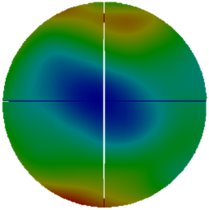
#> input picture uploads/123/image/20251211_111324_brightness_0.5.png, 209 x 210 px
$ python -i data_processing.py   (imports and definitions only)
#> lines starting #> are read from the running program, lines starting #| are printed output that depends on the picture
import json
import math
import random
import re
from pathlib import Path

import pandas as pd
from PIL import Image, ImageFilter, ImageStat


FAULT_KEYWORDS = ["故障", "异常", "报警", "fault", "error", "alarm", "warning"]


# [11 lines left out: function _safe_float, not called in this run]


def _extract_digits(text: str) -> str:
    return "".join(re.findall(r"[0-9.]", str(text)))


def _extract_alpha(text: str) -> str:
    return "".join(re.findall(r"[A-Za-z]+", str(text)))


# [34 lines left out: functions _parse_rated_current, _update_numeric_summary, _summary_metrics, not called in this run]


def _scope_metric_key(value) -> str:
    """将 Sheet 和相位名称转换为正式预警指标使用的键片段。"""
    return str(value or "").strip().replace(" ", "_").replace("相", "") or "unknown"


# [159 lines left out: functions parse_excel_alarm_metrics, parse_excel_file, not called in this run]


def _metric_key(metric_name: str) -> str:
    mapping = {"功率W": "power_w", "功率": "power_w", "电压": "voltage", "电流": "current", "相角": "phase_angle"}
    return mapping.get(str(metric_name).strip(), str(metric_name).strip().lower().replace(" ", "_") or "unknown")


def _metric_value_unit(metric_name: str) -> str:
    mapping = {"功率W": "W", "功率": "W", "电压": "V", "电流": "A", "相角": "°"}
    return mapping.get(str(metric_name).strip(), "")


# [156 lines left out: function _parse_single_sheet, not called in this run]

def analyze_image_file(file_path, file_name: str = "", description: str = "") -> dict:
    """对几何量图片做确定性分析，替代上位机随机判断。"""
#> called with file_name = '', description = ''
    image_path = Path(file_path)
    with Image.open(image_path) as image:
#> image is the input picture: PIL image 209x210 RGB; mean R, G, B 83.2, 148, 111
        rgb_image = image.convert("RGB")
        gray_image = rgb_image.convert("L")
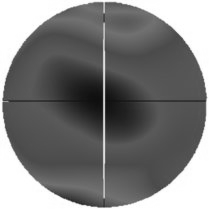
#> gray_image: PIL image 209x210 L; min 15, max 255, mean 124.4

        gray_stat = ImageStat.Stat(gray_image)
        edge_image = gray_image.filter(ImageFilter.FIND_EDGES)
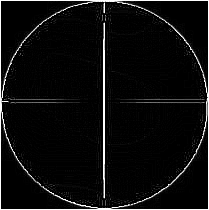
#> edge_image: PIL image 209x210 L; min 0, max 255, mean 13.6
        edge_stat = ImageStat.Stat(edge_image)
        rgb_stat = ImageStat.Stat(rgb_image)

        mean_brightness = float(gray_stat.mean[0]) if gray_stat.mean else 0.0
#> mean_brightness = 124.4
        brightness_std = float(gray_stat.stddev[0]) if gray_stat.stddev else 0.0
#> brightness_std = 76.98
        contrast_score = brightness_std
#> contrast_score = 76.98
        sharpness_score = float(edge_stat.mean[0]) if edge_stat.mean else 0.0
#> sharpness_score = 13.59
        dominant_rgb = [int(channel_mean) for channel_mean in rgb_stat.mean[:3]]
#> dominant_rgb = [83, 148, 110]
        dominant_color = f"rgb({dominant_rgb[0]},{dominant_rgb[1]},{dominant_rgb[2]})"
#> dominant_color = 'rgb(83,148,110)'

        reasons = []
        haystack = f"{file_name} {description}".lower()
        if any(keyword.lower() in haystack for keyword in FAULT_KEYWORDS):
            reasons.append("文件名或描述命中故障关键字")
        if mean_brightness < 35:
            reasons.append("图片整体过暗")
        if mean_brightness > 220:
            reasons.append("图片整体过亮")
        if contrast_score < 18:
            reasons.append("图片对比度过低")
        if sharpness_score < 12:
            reasons.append("图片清晰度过低")
        if image.width < 320 or image.height < 240:
            reasons.append("图片分辨率偏低")

        has_fault = bool(reasons)
        # 当前没有接入真实几何量识别模型，非故障图片先用随机识别结果模拟识别通过/待复核状态。
        recognition_success = False if has_fault else random.choice([True, True, True, False])
        if has_fault:
            analysis_summary = "；".join(reasons)
            recognition_status = "识别故障"
        elif recognition_success:
            analysis_summary = "随机识别成功：几何量图像识别通过"
            recognition_status = "识别成功"
        else:
            analysis_summary = "随机识别待复核：未发现明确故障，但图像特征需要人工确认"
            recognition_status = "待复核"

        return {
            "recognized_path": str(image_path),
            "image_width": int(image.width),
            "image_height": int(image.height),
            "image_mode": rgb_image.mode,
            "mean_brightness": round(mean_brightness, 4),
            "brightness_std": round(brightness_std, 4),
            "contrast_score": round(contrast_score, 4),
            "sharpness_score": round(sharpness_score, 4),
            "dominant_color": dominant_color,
            "has_fault": has_fault,
            "analysis_summary": analysis_summary,
            "analysis_data": {
                "dominant_rgb": dominant_rgb,
                "fault_reasons": reasons,
                "recognition_success": recognition_success,
                "recognition_status": recognition_status,
            },
        }


def dumps_json(data) -> str:
    return json.dumps(data, ensure_ascii=False)

>>> result = analyze_image_file('../uploads/123/image/20251211_111324_brightness_0.5.png')
#> result = 12 items

$ run again, on uploads/123/image/20251211_111325_brightness_1.0.png
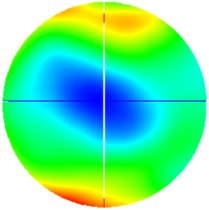
#> input picture uploads/123/image/20251211_111325_brightness_1.0.png, 209 x 210 px
#> in analyze_image_file, image is the input picture: PIL image 209x210 RGB; mean R, G, B 100.6, 230.6, 156.5
#> in analyze_image_file, `gray_image = rgb_image.convert("L")`:
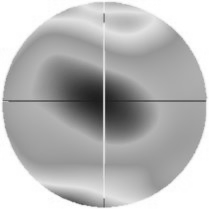
#> gray_image: PIL image 209x210 L; min 29, max 255, mean 183.3
#> in analyze_image_file, `edge_image = gray_image.filter(ImageFilter.FIND_EDGES)`:
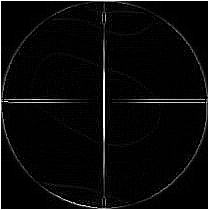
#> edge_image: PIL image 209x210 L; min 0, max 255, mean 11
#> mean_brightness = 183.3
#> brightness_std = 52.01
#> sharpness_score = 11.04
#> dominant_rgb = [100, 230, 156]
#> dominant_color = 'rgb(100,230,156)'
#> result = 12 items
